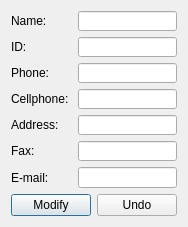
<?xml version="1.0" encoding="UTF-8"?>
<ui version="4.0">
 <class>Dialog</class>
 <widget class="QDialog" name="Dialog">
  <property name="geometry">
   <rect>
    <x>0</x>
    <y>0</y>
    <width>188</width>
    <height>227</height>
   </rect>
  </property>
  <property name="minimumSize">
   <size>
    <width>188</width>
    <height>227</height>
   </size>
  </property>
  <property name="maximumSize">
   <size>
    <width>350</width>
    <height>227</height>
   </size>
  </property>
  <property name="windowTitle">
   <string>Modify Client</string>
  </property>
  <property name="windowIcon">
   <iconset resource="res.qrc">
    <normaloff>:/icons/resources/edit_user_male_write_pencil_man-512.png</normaloff>:/icons/resources/edit_user_male_write_pencil_man-512.png</iconset>
  </property>
  <property name="modal">
   <bool>true</bool>
  </property>
  <layout class="QGridLayout" name="gridLayout">
   <item row="0" column="0">
    <layout class="QFormLayout" name="formLayout">
     <item row="0" column="0">
      <widget class="QLabel" name="label">
       <property name="text">
        <string>Name: </string>
       </property>
      </widget>
     </item>
     <item row="2" column="0">
      <widget class="QLabel" name="label_2">
       <property name="text">
        <string>Phone: </string>
       </property>
      </widget>
     </item>
     <item row="0" column="1">
      <widget class="QLineEdit" name="leditName">
       <property name="readOnly">
        <bool>true</bool>
       </property>
      </widget>
     </item>
     <item row="2" column="1">
      <widget class="QLineEdit" name="leditPhone"/>
     </item>
     <item row="4" column="0">
      <widget class="QLabel" name="label_3">
       <property name="text">
        <string>Address: </string>
       </property>
      </widget>
     </item>
     <item row="6" column="0">
      <widget class="QLabel" name="label_4">
       <property name="text">
        <string>E-mail: </string>
       </property>
      </widget>
     </item>
     <item row="4" column="1">
      <widget class="QLineEdit" name="leditAddress"/>
     </item>
     <item row="6" column="1">
      <widget class="QLineEdit" name="leditEmail"/>
     </item>
     <item row="3" column="0">
      <widget class="QLabel" name="label_5">
       <property name="text">
        <string>Cellphone: </string>
       </property>
      </widget>
     </item>
     <item row="3" column="1">
      <widget class="QLineEdit" name="leditCellphone"/>
     </item>
     <item row="5" column="0">
      <widget class="QLabel" name="label_6">
       <property name="text">
        <string>Fax:</string>
       </property>
      </widget>
     </item>
     <item row="5" column="1">
      <widget class="QLineEdit" name="leditFax"/>
     </item>
     <item row="1" column="0">
      <widget class="QLabel" name="label_7">
       <property name="text">
        <string>ID:</string>
       </property>
      </widget>
     </item>
     <item row="1" column="1">
      <widget class="QLineEdit" name="leditID">
       <property name="minimumSize">
        <size>
         <width>0</width>
         <height>0</height>
        </size>
       </property>
       <property name="placeholderText">
        <string/>
       </property>
      </widget>
     </item>
    </layout>
   </item>
   <item row="1" column="0">
    <layout class="QHBoxLayout" name="horizontalLayout">
     <item>
      <spacer name="horizontalSpacer_2">
       <property name="orientation">
        <enum>Qt::Horizontal</enum>
       </property>
       <property name="sizeHint" stdset="0">
        <size>
         <width>40</width>
         <height>20</height>
        </size>
       </property>
      </spacer>
     </item>
     <item>
      <widget class="QPushButton" name="btnModify">
       <property name="text">
        <string>Modify</string>
       </property>
      </widget>
     </item>
     <item>
      <widget class="QPushButton" name="btnUndo">
       <property name="text">
        <string>Undo</string>
       </property>
      </widget>
     </item>
     <item>
      <spacer name="horizontalSpacer">
       <property name="orientation">
        <enum>Qt::Horizontal</enum>
       </property>
       <property name="sizeHint" stdset="0">
        <size>
         <width>40</width>
         <height>20</height>
        </size>
       </property>
      </spacer>
     </item>
    </layout>
   </item>
  </layout>
 </widget>
 <resources>
  <include location="res.qrc"/>
 </resources>
 <connections/>
</ui>
